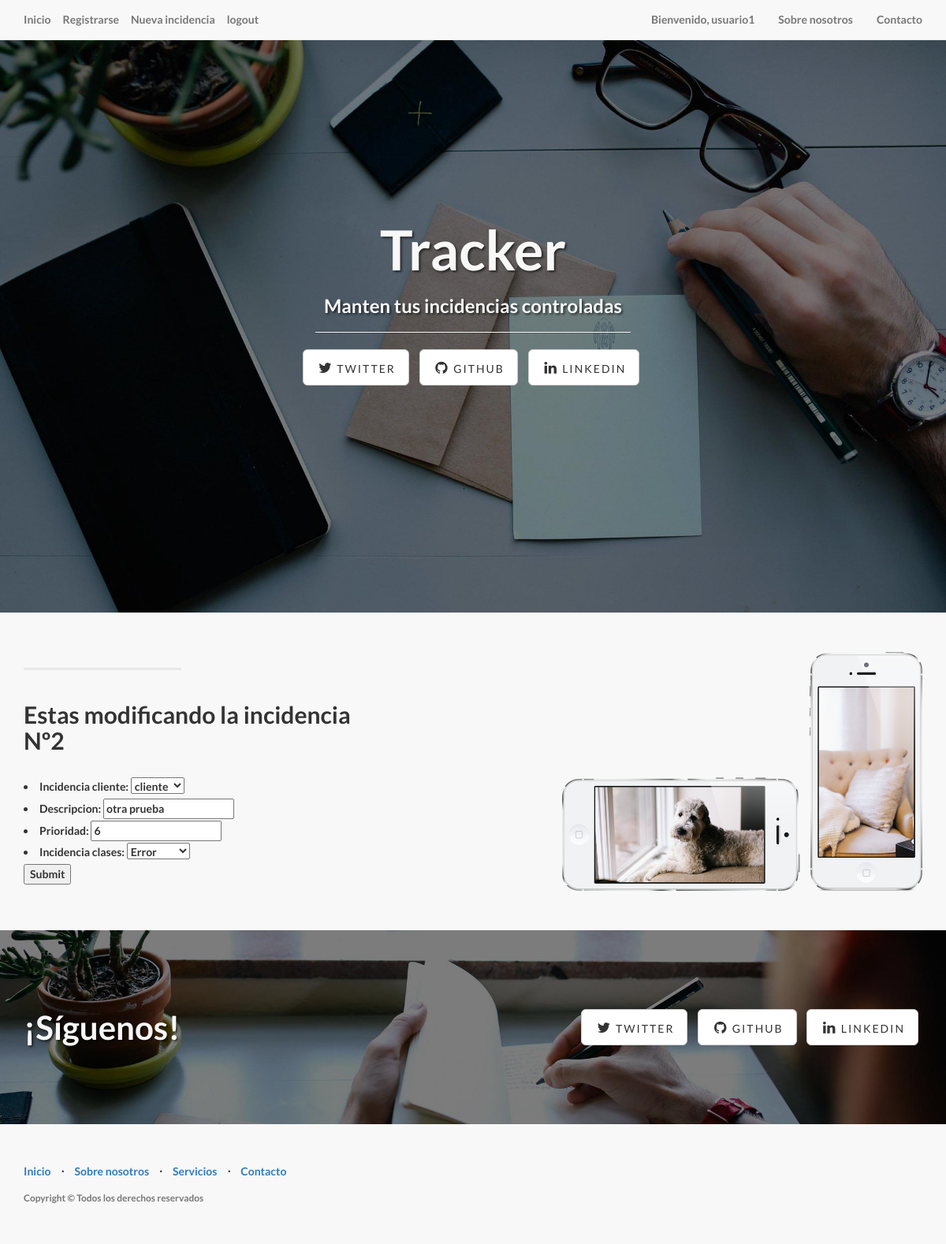
The page /2/update/ (signed in) on the database its author committed.
### tracker/models.py (models this page shows, shortened)
class Incidencia(models.Model):
    incidencia_cliente = models.ForeignKey(Cliente)
    incidencia_descripcion = models.CharField('Descripcion', max_length=200)
    incidencia_prioridad = models.IntegerField('Prioridad', default=0)
    incidencia_fecha = models.DateTimeField('Fecha creacion', auto_now_add=True)
    PREGUNTA='Pregunta'
    ERROR='Error'
    AVERIA='Averia'
    incidencia_clase_tipos = ((PREGUNTA, 'Pregunta'), (ERROR, 'Error'), (AVERIA, 'Averia'), )
    incidencia_clases =models.CharField(max_length=10, choices=incidencia_clase_tipos, default=PREGUNTA)
    incidencia_resuelta = models.BooleanField(default=False)
    def was_published_recently(self):
        return self.pub_date >= timezone.now() - datetime.timedelta(days=1)
    was_published_recently.admin_order_field = 'pub_date'
    was_published_recently.boolean = True
    was_published_recently.short_description = 'Published recently?'

### tracker/views.py (the view)
# urls.py: url(r'^(?P<pk>[0-9]+)/update/$', views.IncidenciaUpdate.as_view(), name='update'),
class IncidenciaUpdate(UpdateView):
    model = Incidencia
    fields = ['incidencia_cliente', 'incidencia_descripcion', 'incidencia_prioridad', 'incidencia_clases']
    success_url = ('/')
    @method_decorator(login_required)
    def dispatch(self, *args, **kwargs):
        return super(IncidenciaUpdate, self).dispatch(*args, **kwargs)

### tracker/models.py (called while the page is built)
    def __str__(self):
        return self.cliente_name

### tracker/templates/tracker/incidencia_form.html (shortened to what this page needs)
{% extends 'base.html' %}
{% load staticfiles %}
{% block block1 %}
<div class="content-section-a">
        <div class="container">
            <div class="row">
                <div class="col-lg-5 col-sm-6">
                    <hr class="section-heading-spacer">
                    <div class="clearfix"></div>
                    <h2 class="section-heading" id="info">Estas modificando la incidencia Nº{{incidencia.id}} </h2>
                    <form action="." method="post">
					{{ form.as_ul }}
					<input type="submit" value="Submit" />
					</form>
                </div>
                <div class="col-lg-5 col-lg-offset-2 col-sm-6">
                    <img class="img-responsive" src="img/phones.png" alt="">
                </div>
            </div>
        </div>
    </div>
{% endblock block1 %}

### tracker/templates/base.html (shortened to what this page needs)
<!DOCTYPE html>
{% load staticfiles %}
<html lang="en">
<head>
    <link href="{% static "css/bootstrap.min.css" %}" rel="stylesheet">
    <link href="{% static "css/landing-page.css" %}" rel="stylesheet">
    <link href="{% static "font-awesome/css/font-awesome.min.css" %}" rel="stylesheet" type="text/css">
</head>
<body>
    <nav class="navbar navbar-default navbar-fixed-top topnav" role="navigation">
        <div class="container topnav">
            <div class="navbar-header">
                <a class="navbar-brand topnav" href="/">Inicio</a>
				<a class="navbar-brand topnav" href="/tracker/register">Registrarse</a>
				{% if user.is_authenticated %}
					<a class="navbar-brand topnav" href="/tracker/add">Nueva incidencia</a>
					<a class="navbar-brand topnav" href="/tracker/logout">logout</a>
				{% else %}
					<a class="navbar-brand topnav" href="/tracker/login">login</a>
				{% endif %}
            </div>
            <div class="collapse navbar-collapse" id="bs-example-navbar-collapse-1">
                <ul class="nav navbar-nav navbar-right">
                    {% if user.is_authenticated %}
					<li>
                        <a class="navbar-brand topnav">Bienvenido, {{ user }}</a>
                    </li>
					{% else %}
					<li>
                        <a class="navbar-brand topnav">Bienvenido, por favor inicia sesión</a>
                    </li>
					{% endif %}
                    <li>
						<a href="#about">Sobre nosotros</a>
                    </li>
                    <li>
                        <a href="#contact">Contacto</a>
                    </li>
                </ul>
            </div>
        </div>
    </nav>
    <div class="intro-header">
        <div class="container">
            <div class="row">
                <div class="col-lg-12">
                    <div class="intro-message">
                        <h1>Tracker</h1>
                        <h3>Manten tus incidencias controladas</h3>
                        <hr class="intro-divider">
                        <ul class="list-inline intro-social-buttons">
                            <li>
                                <a href="https://twitter.com/SBootstrap" class="btn btn-default btn-lg"><i class="fa fa-twitter fa-fw"></i> <span class="network-name">Twitter</span></a>
                            </li>
                            <li>
                                <a href="https://github.com/IronSummitMedia/startbootstrap" class="btn btn-default btn-lg"><i class="fa fa-github fa-fw"></i> <span class="network-name">Github</span></a>
                            </li>
                            <li>
                                <a href="#" class="btn btn-default btn-lg"><i class="fa fa-linkedin fa-fw"></i> <span class="network-name">Linkedin</span></a>
                            </li>
                        </ul>
                    </div>
                </div>
            </div>
        </div>
    </div>
	{% block block1 %}{% endblock block1 %}
    <div class="banner">
        <div class="container">
            <div class="row">
                <div class="col-lg-6">
                    <h2>¡Síguenos!</h2>
                </div>
                <div class="col-lg-6">
                    <ul class="list-inline banner-social-buttons">
                        <li>
                            <a href="https://twitter.com/SBootstrap" class="btn btn-default btn-lg"><i class="fa fa-twitter fa-fw"></i> <span class="network-name">Twitter</span></a>
                        </li>
                        <li>
                            <a href="https://github.com/IronSummitMedia/startbootstrap" class="btn btn-default btn-lg"><i class="fa fa-github fa-fw"></i> <span class="network-name">Github</span></a>
                        </li>
                        <li>
                            <a href="#" class="btn btn-default btn-lg"><i class="fa fa-linkedin fa-fw"></i> <span class="network-name">Linkedin</span></a>
                        </li>
                    </ul>
                </div>
            </div>
        </div>
    </div>
    <footer>
        <div class="container">
            <div class="row">
                <div class="col-lg-12">
                    <ul class="list-inline">
                        <li>
                            <a href="/">Inicio</a>
                        </li>
                        <li class="footer-menu-divider">&sdot;</li>
                        <li>
                            <a href="#about">Sobre nosotros</a>
                        </li>
                        <li class="footer-menu-divider">&sdot;</li>
                        <li>
                            <a href="#services">Servicios</a>
                        </li>
                        <li class="footer-menu-divider">&sdot;</li>
                        <li>
                            <a href="#contact">Contacto</a>
                        </li>
                    </ul>
                    <p class="copyright text-muted small">Copyright &copy; Todos los derechos reservados</p>
                </div>
            </div>
        </div>
    </footer>
</body>
</html>

### tracker/static/css/landing-page.css (style rules this page uses)
body, html { width: 100%; height: 100%; }
body, h1, h2, h3, h4, h5, h6 { font-family: "Lato","Helvetica Neue",Helvetica,Arial,sans-serif; font-weight: 700; }
.topnav { font-size: 14px; }
.intro-header { padding-top: 50px; padding-bottom: 50px; text-align: center; color: #f8f8f8; background: url(../img/intro-bg.jpg) no-repeat center center; background-size: cover; }
.intro-message { position: relative; padding-top: 20%; padding-bottom: 20%; }
.intro-message > h1 { margin: 0; text-shadow: 2px 2px 3px rgba(0,0,0,0.6); font-size: 5em; }
.intro-divider { width: 400px; border-top: 1px solid #f8f8f8; border-bottom: 1px solid rgba(0,0,0,0.2); }
.intro-message > h3 { text-shadow: 2px 2px 3px rgba(0,0,0,0.6); }
.network-name { text-transform: uppercase; font-size: 14px; font-weight: 400; letter-spacing: 2px; }
.content-section-a { padding: 50px 0; background-color: #f8f8f8; }
.section-heading { margin-bottom: 30px; }
.section-heading-spacer { float: left; width: 200px; border-top: 3px solid #e7e7e7; }
.banner { padding: 100px 0; color: #f8f8f8; background: url(../img/banner-bg.jpg) no-repeat center center; background-size: cover; }
.banner h2 { margin: 0; text-shadow: 2px 2px 3px rgba(0,0,0,0.6); font-size: 3em; }
.banner ul { margin-bottom: 0; }
.banner-social-buttons { float: right; margin-top: 0; }
footer { padding: 50px 0; background-color: #f8f8f8; }
p.copyright { margin: 15px 0 0; }

### rows shown on the page
Incidencia: id "2", incidencia_cliente "cliente", incidencia_descripcion "otra prueba", incidencia_prioridad "6", incidencia_clases "Error"

### other values the page prints
{{ user }} "usuario1"
